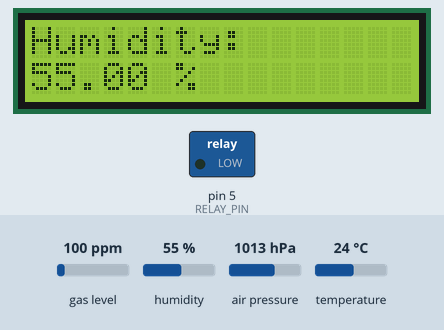
The sketch below on a simulated Arduino Uno, built with avr-gcc and run on an emulated ATmega328P. Parts: 16×2 character LCD, switched loads named in the sketch (green lamp = pin HIGH). Inputs (shaded band) come from the test bench; at power-on: humidity 55 %, air pressure 1013 hPa, gas level 100 ppm, temperature 24 °C.

Above: at 1.7 s.
1.8 s: humidity set to 68 %
4.8 s: humidity set to 71 %
At 6.8 s:
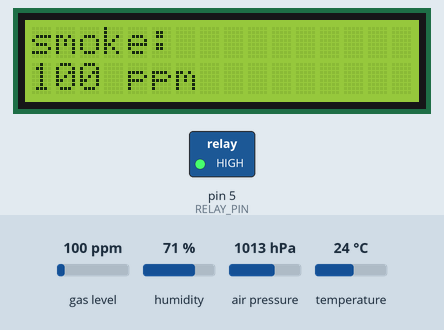
7.8 s: air pressure set to 952 hPa
At 9.9 s:
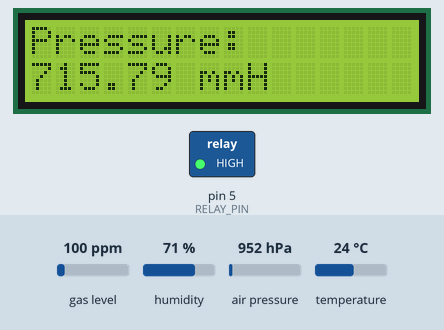
10.8 s: gas level set to 20 ppm
At 11.4 s:
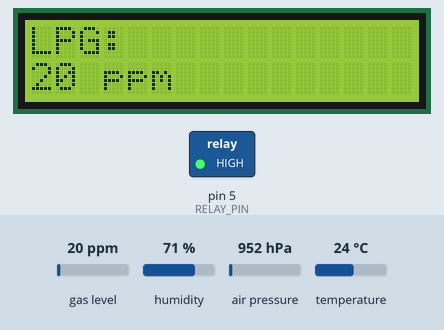
13.7 s: humidity set to 22 %
At 14.7 s:
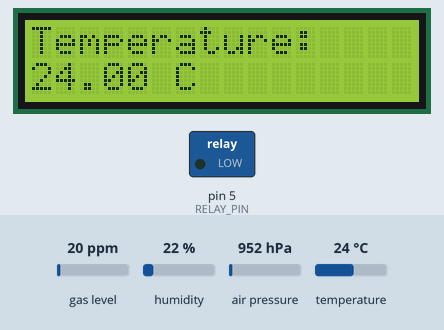
15.7 s: gas level set to 250 ppm
At 19.52 s:
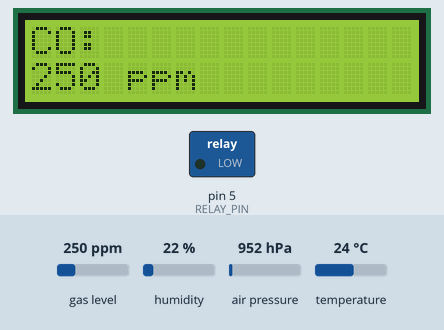
Timing chart, 0 to 19.7 s (numbered marks = the images above; inputs shaded):
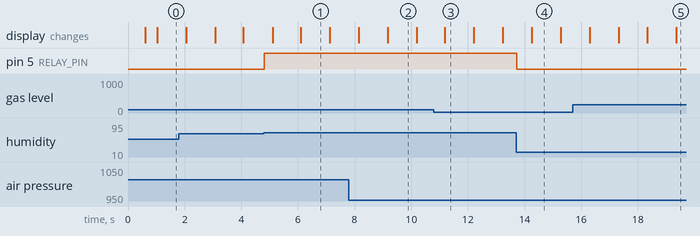

The sketch:

basement_humidity_bme280_1602_i2c_atmega328_5v_statemachine.ino
```cpp
#include <stdint.h>
#include "SparkFunBME280.h"
#include <SoftwareSerial.h>
#include <Adafruit_Sensor.h>
#include <MQ2.h>
#include <Wire.h>
#include <LiquidCrystal_PCF8574.h>

BME280 mySensor;
LiquidCrystal_PCF8574 lcd(0x3F);  // set the LCD address to 0x27 for a 16 chars and 2 line display


#define GAZPIN A0
#define RELAY_PIN 5

MQ2 mq2(GAZPIN);
int lpg, co, smoke;
float humidity = 0;
float temperature = 0;
float pressure = 0;

long interval = 1000; // половина периода мигания (в миллисекундах)
long previousMillis = 0; // время, когда состояние светодиода обновлялось

#define SHOW_TEMPERATURE 1
#define SHOW_HUMIDITY 2
#define SHOW_PREASURE_MM 3
#define SHOW_PREASURE_PA 4
#define SHOW_LPG 5
#define SHOW_CO 6
#define SHOW_SMOKE 7

#define SHOW_FIRST 1
#define SHOW_LAST 7

byte humidity_level = 70;

short int show_state = 0;  // начнем с показа температуры

void setup() {

  Serial.begin(9600);
  /* Инициализируем дисплей: 2 строки по 16 символов */
  lcd.begin(16, 2);
  lcd.display();
  lcd.setBacklight(255);
  pinMode(RELAY_PIN, OUTPUT);
  mq2.begin();
  digitalWrite(RELAY_PIN, LOW);

  //***Driver settings********************************//
  //commInterface can be I2C_MODE or SPI_MODE
  //specify chipSelectPin using arduino pin names
  //specify I2C address.  Can be 0x77(default) or 0x76
  //For I2C, enable the following and disable the SPI section

  mySensor.settings.commInterface = I2C_MODE;
  mySensor.settings.I2CAddress = 0x76; //Адрес датчика, в моём случае не стандартный

  //For SPI enable the following and dissable the I2C section
  //mySensor.settings.commInterface = SPI_MODE;
  //mySensor.settings.chipSelectPin = 10;

  //***Operation settings*****************************//

  //renMode can be:
  //  0, Sleep mode
  //  1 or 2, Forced mode
  //  3, Normal mode
  mySensor.settings.runMode = 3; //В примере предлагают использовать Forced mode, но при обновлении раз в секунду достаточно Normal mode

  //tStandby can be:
  //  0, 0.5ms
  //  1, 62.5ms
  //  2, 125ms
  //  3, 250ms
  //  4, 500ms
  //  5, 1000ms
  //  6, 10ms
  //  7, 20ms
  mySensor.settings.tStandby = 5; //Очевидно чаще не нужно

  //filter can be off or number of FIR coefficients to use:
  //  0, filter off
  //  1, coefficients = 2
  //  2, coefficients = 4
  //  3, coefficients = 8
  //  4, coefficients = 16
  mySensor.settings.filter = 0;

  //tempOverSample can be:
  //  0, skipped
  //  1 through 5, oversampling *1, *2, *4, *8, *16 respectively
  mySensor.settings.tempOverSample = 1;

  //pressOverSample can be:
  //  0, skipped
  //  1 through 5, oversampling *1, *2, *4, *8, *16 respectively
  mySensor.settings.pressOverSample = 1;

  //humidOverSample can be:
  //  0, skipped
  //  1 through 5, oversampling *1, *2, *4, *8, *16 respectively
  mySensor.settings.humidOverSample = 1;

  //Calling .begin() causes the settings to be loaded
  mySensor.begin();
}

void loop() {


  temperature = mySensor.readTempC();
  humidity = mySensor.readFloatHumidity();

  pressure = mySensor.readFloatPressure();
  lpg = mq2.readLPG();
  co = mq2.readCO();
  smoke = mq2.readSmoke();


  if (humidity >= humidity_level)
  {
    digitalWrite(RELAY_PIN, HIGH);
    delay(20);
    digitalWrite(LED_BUILTIN, HIGH);
  }
  else
  {
    digitalWrite(RELAY_PIN, LOW);
    delay(20);
    digitalWrite(LED_BUILTIN, LOW);
  }

  if (show_state == 0) {
    show_state = SHOW_FIRST;
    show_measurements();
  }
  unsigned long currentMillis = millis(); // текущее время в миллисекундах

  if (currentMillis - previousMillis > interval) {
    // сохраняем последний момент, когда менялось состояние светодиода
    previousMillis = currentMillis;
    show_measurements();
  }
}


void show_measurements() {
  switch (show_state) {
    case SHOW_TEMPERATURE:
      lcd.clear();
      lcd.setCursor(0, 0);
      lcd.print("Temperature: ");
      lcd.setCursor(0, 1);
      lcd.print(temperature);
      lcd.print(" C");
      break;
    case SHOW_HUMIDITY:
      lcd.clear();
      lcd.setCursor(0, 0);
      lcd.print("Humidity: ");
      lcd.setCursor(0, 1);
      lcd.print(humidity);
      lcd.print(" %");
      break;
    case SHOW_PREASURE_MM:
      lcd.clear();
      lcd.setCursor(0, 0);
      lcd.print("Pressure: ");
      lcd.setCursor(0, 1);
      lcd.print(pressure / 133);
      lcd.print(" mmH");
      break;
    case SHOW_PREASURE_PA:
      lcd.clear();
      lcd.setCursor(0, 0);
      lcd.print("Pressure: ");
      lcd.setCursor(0, 1);
      lcd.print(pressure);
      lcd.print(" Pa");
      break;
    case SHOW_LPG:
      lcd.clear();
      lcd.setCursor(0, 0);
      lcd.print("LPG: ");
      lcd.setCursor(0, 1);
      lcd.print(lpg);
      lcd.print(" ppm");
      break;
    case SHOW_CO:
      lcd.clear();
      lcd.setCursor(0, 0);
      lcd.print("CO: ");
      lcd.setCursor(0, 1);
      lcd.print(co);
      lcd.print(" ppm");
      break;
    case SHOW_SMOKE:
      lcd.clear();
      lcd.setCursor(0, 0);
      lcd.print("smoke: ");
      lcd.setCursor(0, 1);
      lcd.print(smoke);
      lcd.print(" ppm");
      break;
    default:
      Serial.println("set correct showscreen");
      break;
  }
  if (show_state == SHOW_LAST) {
    show_state = SHOW_FIRST;
  }
  else show_state++;
}
```

Measured:
- the behaviour switches between 69 and 70 % on humidity (found by bisection; images 0 and 1)
- after the input at 4.8 s, pin 5 (RELAY_PIN): LOW → HIGH at once
- after the input at 13.7 s, pin 5 (RELAY_PIN): HIGH → LOW at once
- what the display in image 1 shows lasts 1.0 s, from 6.1 s to 7.1 s
